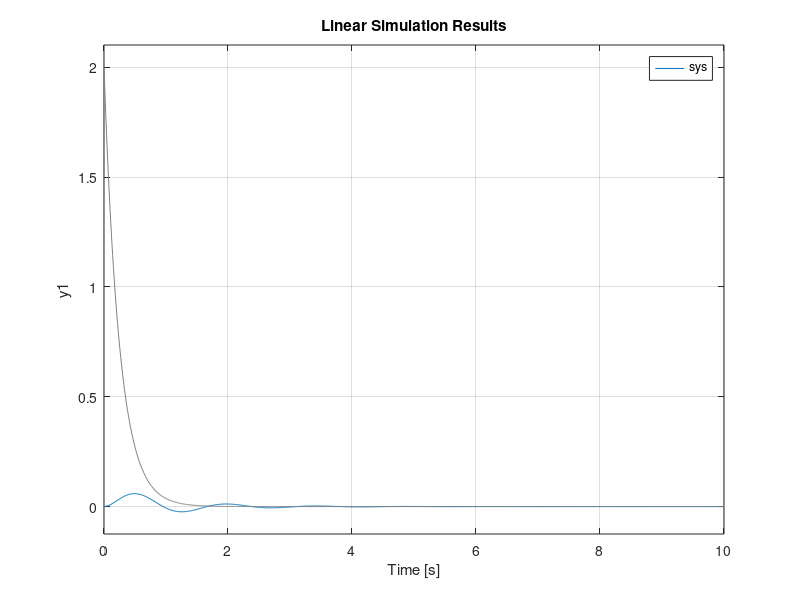

This figure's MATLAB source:
%lab 3
num = 1;
den = [1 2 20];
sys = tf(num,den);

step(10*sys);
% a = impulse(sys);
t = 0:0.01:10;
u = 2*exp(-4*t);
lsim(sys, u , t)